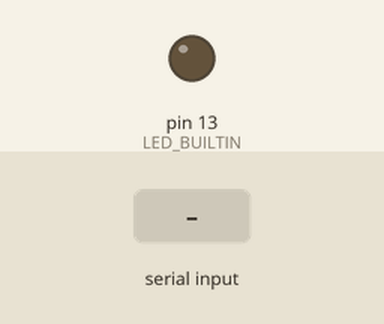
A sketch run on a simulated Arduino Uno, built with avr-gcc and run on an emulated ATmega328P. Shown: output pins drawn as LEDs (lit = HIGH). Dashed ring = blinking. The test bench sets the inputs (shaded band). Random numbers use the default seed unless the sketch sets one; no radio packets arrive unless stated; what the sketch prints to the serial monitor is not drawn.

Above: at 0.1 s.
At 1.99 s:
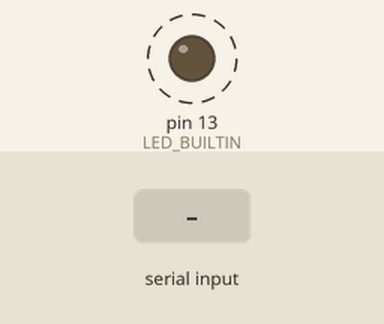
2.3 s: "BIND\n" received over Serial
At 4.6 s:
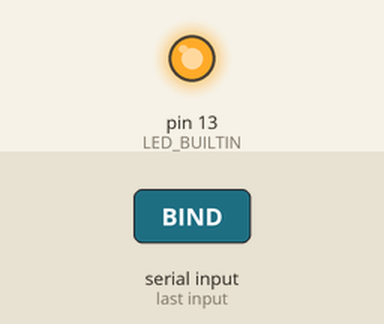
5.3 s: "COM3\n" received over Serial
6.8 s: "STOP\n" received over Serial
Timing chart, 0 to 9.8 s (numbered marks = the images above; inputs shaded):
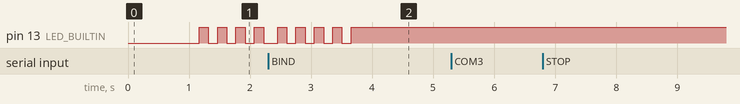

The sketch:

03_pc_control.ino
```cpp
// ============================================================================
// F8620 USB Transmitter — Step 3: PC Serial Control
// Target board: Arduino Uno (Elegoo)
// Library required: RF24 by TMRh20
//
// PURPOSE: Full PC → Arduino → nRF24L01+ → drone control.
//          Upload AFTER you found the working protocol in step 2.
//          Set ACTIVE_PROTOCOL below to the protocol that worked.
//
// [SAFETY] REMOVE PROPELLERS until you are confident in control.
// [SAFETY] If no serial command for 500ms → throttle = 0.
// [SAFETY] Throttle must be 0 to start binding.
//
// SERIAL COMMANDS (115200 baud):
//   T<thr> Y<yaw> P<pitch> R<roll>  — control (T:0–1000, Y/P/R:-500..500)
//   BIND                             — restart binding
//   STOP                             — zero all channels
//   STATUS                           — print state
//
// PYTHON EXAMPLE:
//   import serial, time
//   ser = serial.Serial('COM3', 115200)  # adjust port
//   time.sleep(2)  # wait for Arduino reset
//   ser.write(b'T0 Y0 P0 R0\n')  # neutral
//   time.sleep(3)  # wait for bind
//   ser.write(b'T200 Y0 P0 R0\n')  # gentle throttle (PROPS OFF!)
// ============================================================================

#include <SPI.h>
#include <RF24.h>

RF24 radio(9, 10);  // CE = D9, CSN = D10

// ============================================================================
//  >>> SET THIS TO THE PROTOCOL THAT WORKED IN STEP 2 <<<
// ============================================================================
#define ACTIVE_PROTOCOL  1  // 1=Bayang, 2=E010, 3=CX10, 4=Syma, 5=H8mini, 6=MJX

// ============================================================================
//  STATE
// ============================================================================
static uint8_t tx_id[4];
static uint8_t rf_channels[4];
static uint8_t rf_chan_idx = 0;
static uint8_t packet[32];
static uint8_t packet_len = 15;
static uint16_t packet_interval_us = 3000;

static bool bound = false;
static uint16_t bind_counter = 0;
static const uint16_t BIND_PACKET_COUNT = 500;

static int16_t ch_throttle = 0;
static int16_t ch_yaw      = 0;
static int16_t ch_pitch    = 0;
static int16_t ch_roll     = 0;

static uint32_t last_packet_us = 0;
static uint32_t last_cmd_ms = 0;
static const uint16_t CMD_TIMEOUT_MS = 500;

// Serial buffer
static char cmd_buf[64];
static uint8_t cmd_pos = 0;

// ============================================================================
//  PROTOCOL INIT (same as step 2, but only the active protocol)
// ============================================================================
static void generate_tx_id() {
  randomSeed(analogRead(A0) ^ (analogRead(A1) << 8) ^
             (analogRead(A2) << 4) ^ micros());
  for (uint8_t i = 0; i < 4; i++) {
    tx_id[i] = random(256);
  }
}

static void init_protocol() {
  radio.setAutoAck(false);
  radio.setPALevel(RF24_PA_MAX);
  radio.stopListening();

#if ACTIVE_PROTOCOL == 1  // Bayang
  radio.setDataRate(RF24_1MBPS);
  radio.setPayloadSize(15);
  radio.setAddressWidth(5);
  uint8_t bind_addr[5] = {0x00, 0x00, 0x00, 0x00, 0x00};
  radio.openWritingPipe(bind_addr);
  radio.setChannel(0);
  rf_channels[0] = (tx_id[0] & 0x1F) + 0x10;
  rf_channels[1] = rf_channels[0] + 0x20;
  rf_channels[2] = rf_channels[0] + 0x40;
  rf_channels[3] = rf_channels[0] + 0x42;
  for (uint8_t i = 0; i < 4; i++) if (rf_channels[i] > 83) rf_channels[i] = 83;
  packet_len = 15;
  packet_interval_us = 3000;

#elif ACTIVE_PROTOCOL == 2  // E010
  radio.setDataRate(RF24_1MBPS);
  radio.setPayloadSize(15);
  radio.setAddressWidth(5);
  uint8_t bind_addr[5] = {0x00, 0x00, 0x00, 0x00, 0x00};
  radio.openWritingPipe(bind_addr);
  radio.setChannel(0);
  rf_channels[0] = (tx_id[0] & 0x0F) + 0x24;
  rf_channels[1] = rf_channels[0] + 0x14;
  rf_channels[2] = rf_channels[0] + 0x28;
  rf_channels[3] = rf_channels[0] + 0x3C;
  for (uint8_t i = 0; i < 4; i++) if (rf_channels[i] > 83) rf_channels[i] = 83;
  packet_len = 15;
  packet_interval_us = 4000;

#elif ACTIVE_PROTOCOL == 3  // CX-10
  radio.setDataRate(RF24_1MBPS);
  radio.setPayloadSize(15);
  radio.setAddressWidth(5);
  radio.setCRCLength(RF24_CRC_16);
  uint8_t bind_addr[5] = {0xCC, 0xCC, 0xCC, 0xCC, 0xCC};
  radio.openWritingPipe(bind_addr);
  radio.setChannel(0x02);
  rf_channels[0] = 0x03;
  rf_channels[1] = 0x16;
  rf_channels[2] = 0x2E;
  rf_channels[3] = 0x46;
  packet_len = 15;
  packet_interval_us = 6000;

#elif ACTIVE_PROTOCOL == 4  // Syma
  radio.setDataRate(RF24_250KBPS);
  radio.setPayloadSize(10);
  radio.setAddressWidth(5);
  uint8_t bind_addr[5] = {0x06, 0x06, 0x06, 0x06, 0x06};
  radio.openWritingPipe(bind_addr);
  radio.setChannel(0x08);
  rf_channels[0] = 0x08;
  rf_channels[1] = 0x1E;
  rf_channels[2] = 0x34;
  rf_channels[3] = 0x4A;
  packet_len = 10;
  packet_interval_us = 8000;

#elif ACTIVE_PROTOCOL == 5  // H8 mini
  radio.setDataRate(RF24_1MBPS);
  radio.setPayloadSize(10);
  radio.setAddressWidth(5);
  uint8_t bind_addr[5] = {0xC4, 0xC4, 0xC4, 0xC4, 0xC4};
  radio.openWritingPipe(bind_addr);
  radio.setChannel(0x06);
  rf_channels[0] = 0x06;
  rf_channels[1] = 0x19;
  rf_channels[2] = 0x2C;
  rf_channels[3] = 0x3F;
  packet_len = 10;
  packet_interval_us = 7000;

#elif ACTIVE_PROTOCOL == 6  // MJX
  radio.setDataRate(RF24_1MBPS);
  radio.setPayloadSize(16);
  radio.setAddressWidth(5);
  uint8_t bind_addr[5] = {0x6D, 0x6A, 0x73, 0x73, 0x73};
  radio.openWritingPipe(bind_addr);
  radio.setChannel(0x0A);
  rf_channels[0] = 0x0A;
  rf_channels[1] = 0x23;
  rf_channels[2] = 0x3C;
  rf_channels[3] = 0x50;
  packet_len = 16;
  packet_interval_us = 5000;
#endif
}

// ============================================================================
//  PACKET BUILDERS (Bayang-style — adjust if different protocol)
// ============================================================================
static void build_bind_packet() {
#if ACTIVE_PROTOCOL == 1 || ACTIVE_PROTOCOL == 2
  memset(packet, 0, packet_len);
  packet[0] = 0xA4;
  packet[1] = tx_id[0];
  packet[2] = tx_id[1];
  packet[3] = tx_id[2];
  packet[4] = tx_id[3];
  packet[5] = rf_channels[0];
  packet[6] = rf_channels[1];
  packet[7] = rf_channels[2];
  packet[8] = rf_channels[3];
  packet[9]  = tx_id[0];
  packet[10] = tx_id[1];
  packet[11] = tx_id[2];
  packet[12] = tx_id[3];
  uint8_t sum = 0;
  for (uint8_t i = 0; i < packet_len - 1; i++) sum += packet[i];
  packet[packet_len - 1] = sum;

#elif ACTIVE_PROTOCOL == 3
  memset(packet, 0, packet_len);
  packet[0] = 0x55;
  packet[1] = tx_id[0];
  packet[2] = tx_id[1];
  packet[3] = tx_id[2];
  packet[4] = tx_id[3];
  packet[5] = 0x00; packet[6] = 0x80;
  packet[7] = 0x00; packet[8] = 0x80;
  packet[9] = 0x00; packet[10] = 0x80;
  packet[11] = 0x00; packet[12] = 0x80;
  packet[13] = 0x00;
  uint8_t sum = 0;
  for (uint8_t i = 0; i < 14; i++) sum += packet[i];
  packet[14] = sum;

#elif ACTIVE_PROTOCOL == 4
  memset(packet, 0, packet_len);
  packet[0] = tx_id[0]; packet[1] = tx_id[1];
  packet[2] = tx_id[2]; packet[3] = tx_id[3];
  packet[4] = 0x80; packet[5] = 0x80;
  packet[6] = 0x80; packet[7] = 0x80;
  packet[8] = 0x00;
  uint8_t sum = 0;
  for (uint8_t i = 0; i < 9; i++) sum += packet[i];
  packet[9] = sum;

#elif ACTIVE_PROTOCOL == 5
  memset(packet, 0, packet_len);
  packet[0] = tx_id[0]; packet[1] = tx_id[1];
  packet[2] = tx_id[2]; packet[3] = tx_id[3];
  packet[4] = 0x00; packet[5] = 0x80;
  packet[6] = 0x80; packet[7] = 0x80;
  packet[8] = 0x80;
  uint8_t sum = 0;
  for (uint8_t i = 0; i < 9; i++) sum += packet[i];
  packet[9] = sum;

#elif ACTIVE_PROTOCOL == 6
  memset(packet, 0, packet_len);
  packet[0] = 0x20;
  packet[1] = tx_id[0]; packet[2] = tx_id[1];
  packet[3] = tx_id[2]; packet[4] = tx_id[3];
  packet[5] = rf_channels[0]; packet[6] = rf_channels[1];
  packet[7] = rf_channels[2]; packet[8] = rf_channels[3];
  uint8_t sum = 0;
  for (uint8_t i = 0; i < packet_len - 1; i++) sum += packet[i];
  packet[packet_len - 1] = sum;
#endif
}

static void build_data_packet() {
#if ACTIVE_PROTOCOL == 1 || ACTIVE_PROTOCOL == 2
  memset(packet, 0, packet_len);
  packet[0] = 0xA5;
  packet[1] = 0x00;  // flags
  packet[2] = tx_id[0];
  packet[3] = tx_id[1];

  uint16_t thr = (uint16_t)((int32_t)constrain(ch_throttle, 0, 1000) * 1023 / 1000);
  uint16_t rud = (uint16_t)((int32_t)constrain(ch_yaw, -500, 500) * 511 / 500 + 512);
  uint16_t ele = (uint16_t)((int32_t)constrain(ch_pitch, -500, 500) * 511 / 500 + 512);
  uint16_t ail = (uint16_t)((int32_t)constrain(ch_roll, -500, 500) * 511 / 500 + 512);

  packet[4] = (thr >> 8) & 0x03; packet[5] = thr & 0xFF;
  packet[6] = (rud >> 8) & 0x03; packet[7] = rud & 0xFF;
  packet[8] = (ele >> 8) & 0x03; packet[9] = ele & 0xFF;
  packet[10] = (ail >> 8) & 0x03; packet[11] = ail & 0xFF;
  packet[12] = 0x00; packet[13] = 0x00;

  uint8_t sum = 0;
  for (uint8_t i = 0; i < 14; i++) sum += packet[i];
  packet[14] = sum;

#elif ACTIVE_PROTOCOL == 3
  memset(packet, 0, packet_len);
  packet[0] = 0xAA;
  packet[1] = tx_id[0]; packet[2] = tx_id[1];
  packet[3] = tx_id[2]; packet[4] = tx_id[3];
  // Simplified: 8-bit channels
  packet[5] = 0x00; packet[6] = (uint8_t)(ch_throttle * 255 / 1000);
  packet[7] = 0x00; packet[8] = (uint8_t)((ch_yaw + 500) * 255 / 1000);
  packet[9] = 0x00; packet[10] = (uint8_t)((ch_pitch + 500) * 255 / 1000);
  packet[11] = 0x00; packet[12] = (uint8_t)((ch_roll + 500) * 255 / 1000);
  packet[13] = 0x00;
  uint8_t sum = 0;
  for (uint8_t i = 0; i < 14; i++) sum += packet[i];
  packet[14] = sum;

#elif ACTIVE_PROTOCOL == 4
  memset(packet, 0, packet_len);
  packet[0] = tx_id[0]; packet[1] = tx_id[1];
  packet[2] = tx_id[2]; packet[3] = tx_id[3];
  packet[4] = (uint8_t)(ch_throttle * 255 / 1000);
  packet[5] = (uint8_t)((ch_yaw + 500) * 255 / 1000);
  packet[6] = (uint8_t)((ch_pitch + 500) * 255 / 1000);
  packet[7] = (uint8_t)((ch_roll + 500) * 255 / 1000);
  packet[8] = 0x01;
  uint8_t sum = 0;
  for (uint8_t i = 0; i < 9; i++) sum += packet[i];
  packet[9] = sum;

#elif ACTIVE_PROTOCOL == 5
  memset(packet, 0, packet_len);
  packet[0] = tx_id[0]; packet[1] = tx_id[1];
  packet[2] = tx_id[2]; packet[3] = tx_id[3];
  packet[4] = (uint8_t)(ch_throttle * 255 / 1000);
  packet[5] = (uint8_t)((ch_yaw + 500) * 255 / 1000);
  packet[6] = (uint8_t)((ch_pitch + 500) * 255 / 1000);
  packet[7] = (uint8_t)((ch_roll + 500) * 255 / 1000);
  packet[8] = 0x00;
  uint8_t sum = 0;
  for (uint8_t i = 0; i < 9; i++) sum += packet[i];
  packet[9] = sum;

#elif ACTIVE_PROTOCOL == 6
  memset(packet, 0, packet_len);
  packet[0] = 0x21;
  packet[1] = tx_id[0]; packet[2] = tx_id[1];
  packet[3] = 0x00; packet[4] = (uint8_t)(ch_throttle * 255 / 1000);
  packet[5] = 0x00; packet[6] = (uint8_t)((ch_yaw + 500) * 255 / 1000);
  packet[7] = 0x00; packet[8] = (uint8_t)((ch_pitch + 500) * 255 / 1000);
  packet[9] = 0x00; packet[10] = (uint8_t)((ch_roll + 500) * 255 / 1000);
  packet[11] = 0x00; packet[12] = 0x00;
  packet[13] = 0x00; packet[14] = 0x00;
  uint8_t sum = 0;
  for (uint8_t i = 0; i < 15; i++) sum += packet[i];
  packet[15] = sum;
#endif
}

static void switch_to_data_address() {
#if ACTIVE_PROTOCOL == 1 || ACTIVE_PROTOCOL == 2
  uint8_t addr[5] = {tx_id[0], tx_id[1], tx_id[2], tx_id[3], 0x00};
  radio.openWritingPipe(addr);
#elif ACTIVE_PROTOCOL == 3
  uint8_t addr[5] = {tx_id[0], tx_id[1], tx_id[2], tx_id[3], 0xCC};
  radio.openWritingPipe(addr);
#elif ACTIVE_PROTOCOL == 4
  uint8_t addr[5] = {tx_id[0], tx_id[1], tx_id[2], tx_id[3], 0x06};
  radio.openWritingPipe(addr);
#elif ACTIVE_PROTOCOL == 5
  uint8_t addr[5] = {tx_id[0], tx_id[1], tx_id[2], tx_id[3], 0xC4};
  radio.openWritingPipe(addr);
#elif ACTIVE_PROTOCOL == 6
  uint8_t addr[5] = {tx_id[0], tx_id[1], tx_id[2], tx_id[3], 0x6D};
  radio.openWritingPipe(addr);
#endif
}

// ============================================================================
//  SERIAL PARSER
// ============================================================================
static void process_serial() {
  while (Serial.available()) {
    char c = (char)Serial.read();
    if (c == '\n' || c == '\r') {
      if (cmd_pos > 0) {
        cmd_buf[cmd_pos] = '\0';

        int t, y, p, r;
        if (sscanf(cmd_buf, "T%d Y%d P%d R%d", &t, &y, &p, &r) == 4) {
          ch_throttle = constrain(t, 0, 1000);
          ch_yaw      = constrain(y, -500, 500);
          ch_pitch    = constrain(p, -500, 500);
          ch_roll     = constrain(r, -500, 500);
          last_cmd_ms = millis();
        } else if (strncmp(cmd_buf, "BIND", 4) == 0) {
          bound = false;
          bind_counter = 0;
          init_protocol();
          Serial.println(F("REBINDING — power-cycle drone now"));
        } else if (strncmp(cmd_buf, "STOP", 4) == 0) {
          ch_throttle = 0;
          ch_yaw = 0;
          ch_pitch = 0;
          ch_roll = 0;
          last_cmd_ms = millis();
          Serial.println(F("STOPPED"));
        } else if (strncmp(cmd_buf, "STATUS", 6) == 0) {
          Serial.print(F("Bound: ")); Serial.println(bound ? "YES" : "NO");
          Serial.print(F("T=")); Serial.print(ch_throttle);
          Serial.print(F(" Y=")); Serial.print(ch_yaw);
          Serial.print(F(" P=")); Serial.print(ch_pitch);
          Serial.print(F(" R=")); Serial.println(ch_roll);
        } else {
          Serial.println(F("? T<thr> Y<yaw> P<pitch> R<roll> | BIND | STOP | STATUS"));
        }
        cmd_pos = 0;
      }
    } else if (cmd_pos < sizeof(cmd_buf) - 1) {
      cmd_buf[cmd_pos++] = c;
    } else {
      cmd_pos = 0;
    }
  }
}

// ============================================================================
//  SETUP
// ============================================================================
void setup() {
  Serial.begin(115200);
  delay(1000);

  pinMode(LED_BUILTIN, OUTPUT);

  Serial.println(F("=== F8620 PC Control Transmitter ==="));
  Serial.print(F("Protocol: "));
  const char* names[] = {"?", "Bayang", "E010", "CX-10", "Syma", "H8mini", "MJX"};
  Serial.println(names[ACTIVE_PROTOCOL]);
  Serial.println(F("[SAFETY] Props removed? Original TX off?"));
  Serial.println();

  if (!radio.begin()) {
    Serial.println(F("[FAIL] nRF24 not found!"));
    while (1) { delay(1000); }
  }
  Serial.println(F("nRF24 OK"));

  generate_tx_id();
  init_protocol();

  Serial.println(F("Binding... power ON drone now."));
  Serial.println(F("Commands: T<thr> Y<yaw> P<pitch> R<roll> | BIND | STOP | STATUS"));

  last_cmd_ms = millis();
  last_packet_us = micros();
}

// ============================================================================
//  MAIN LOOP
// ============================================================================
void loop() {
  process_serial();

  // Failsafe: no serial command → throttle to 0
  if (millis() - last_cmd_ms > CMD_TIMEOUT_MS) {
    if (ch_throttle > 0) {
      ch_throttle = 0;
      ch_yaw = 0;
      ch_pitch = 0;
      ch_roll = 0;
    }
  }

  // Transmit at protocol rate
  uint32_t now_us = micros();
  if (now_us - last_packet_us < packet_interval_us) {
    return;
  }
  last_packet_us = now_us;

  if (!bound) {
    // Bind phase
    build_bind_packet();
    radio.write(packet, packet_len);
    bind_counter++;
    digitalWrite(LED_BUILTIN, (bind_counter / 50) & 1);

    if (bind_counter >= BIND_PACKET_COUNT) {
      bound = true;
      switch_to_data_address();
      Serial.println(F("BOUND — sending data. Watch drone LED."));
      digitalWrite(LED_BUILTIN, HIGH);
    }
  } else {
    // Data phase with frequency hopping
    build_data_packet();
    radio.setChannel(rf_channels[rf_chan_idx]);
    radio.write(packet, packet_len);
    rf_chan_idx = (rf_chan_idx + 1) % 4;
  }
}
```

Measured:
- after the input at 5.3 s, every drawn part: stays the same
- after the input at 6.8 s, every drawn part: stays the same
- by itself, pin 13 (LED_BUILTIN): alternates HIGH for 0.15 s and LOW for 0.15 s, 9 changes in all, then stays HIGH
